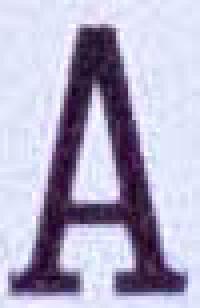
#> input picture data/template/1.jpg, 50 x 77 px (shown 4 times larger); its folder holds only this picture in this run
$ jupyter execute --allow-errors project.ipynb   (shell and % lines are left out)   (older library calls are emulated)
#> lines starting #> are read from the running program, lines starting #| are printed output that depends on the picture
#> further down, rank is the input picture: PIL image 50x77 RGB; mean R, G, B 177.7, 173, 197.8
#> `rank = cv2.cvtColor(np.asarray(rank), cv2.COLOR_BGR2GRAY)`:
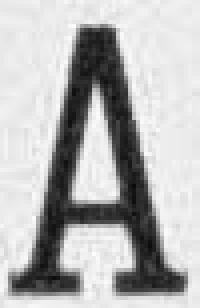
#> rank: shape (77, 50) (shown 4 times larger); min 11, max 252, mean 180.9
[cell 1]
import PIL.Image, PIL.ImageOps
import numpy as np
from typing import Union
from glob import glob
import pandas as pd
import os
import math
from treys import Card
from termcolor import colored
from utils import eval_listof_games , debug_listof_games, save_results , load_results
from matplotlib import pyplot as plt
import cv2
from skimage.feature import canny
from skimage import measure
from skimage import exposure
from skimage.morphology import disk
from skimage.filters import median, gaussian
from skimage.segmentation import flood_fill
from skimage.morphology import binary_erosion, binary_dilation, binary_closing
from skimage.color import rgb2hsv
import pandas as pd
import imutils

# [IAPR][iapr]: Project

**Group ID:** 42

**Author 1 (sciper):** David Mihai (340559)
**Author 2 (sciper):** Ioan-Florin-Cătălin Nițu (343298)
**Author 3 (sciper):** Po-Jui Chang (321337)

**Release date:** 29.04.2022

## Important notes

The assignments are designed to teach practical implementation of the topics presented during class as well as preparation for the final project, which is a practical project which ties together the topics of the course.

As such, in the lab assignments/final project, unless otherwise specified, you may, if you choose, use external functions from image processing/ML libraries like opencv and sklearn as long as there is sufficient explanation in the lab report. For example, you do not need to implement your own edge detector, etc.

**! Before handling back the notebook !** rerun the notebook from scratch `Kernel` > `Restart & Run All`

[iapr]: https://github.com/LTS5/iapr

---
## 0. Introduction

An anonymous card player that we will name Bartick Pruel is willing to improve his poker skills. To do so, he asked our lab to design a tool that will automatically detect the hands of the players around the table.

---

## 1. Data

To achieve your task, you will be given images that look like this (without the overlay)

### 1.1. Table layout

The table is divided into 3 main parts:
* **Table cards (T1-T5)**: These cards are shared by every player. They are defined as the flop (T1-T3), the turn (T4) and the river (T5). The table cards are *always* visible.
* **Player cards (P11-P42)**: The cards played by each player (4 pairs). Each player *always* has 2 cards in hand. When a player is not playing, you can see the back of the cards (ex: player 3 here).
* **Chips**: The chips at the center of the table are named the pot.

### 1.2. Cards & Chips

The cards deck are composed of 52 cards split into 4 different colors: (D)imanond, (H)eart, (S)pade, (C)lub. Each color is composed of 13 different cards: 2, 3, 4, 5, 6, 7, 8, 9, 10, (J)ack, (Q)ueen, (K)ing and (A)ce.

Th chips can be of 5 different colors: (r)ed, (g)reen, (b)lue, blac(k) or (w)hite.

### 1.3 Structure

You can download the data for the project here: [download data](https://drive.google.com/file/d/1d7rOe88kEK1CEaLvYgNZkxrtKImLVC9X/view)

```
data
│
└─── image_setup
│    │    back_cards.jpg      # Back of the cards (either blue or red)
│    │    chips.jpg           # Set of chips used (red, green, blue, black, white)
│    │    kings.jpg           # Kings from the 4 colors (diamond, heart, spade, club)
│    │    spades_suits.jpg    # All cards of spades (2 - 10, Jack, Queen, King, Ace)
│    │    table.jpg           # Empty table
│    └─── ultimate_test.jpg   # If it works on that image, you would probably end up with a good score
│
└─── train
│    │    train_00.jpg        # Train image 00
│    │    ...
│    │    train_27.jpg        # Train image 27
│    └─── train_labels.csv    # Ground truth of the train set
│
└─── test
     │    test_00.jpg         # Test image 00 (day of the exam only)
     │    ...
     └─── test_xx             # Test image xx (day of the exam only)
```

---

## 2. Tasks

Your task is to predict the following parameters for a set of images.

* **T1** (str): String code of the first card of the flop (far left)
* **T2** (str): String code of the second card of the flop
* **T3** (str): String code of the third card of the flop
* **T4** (str): String code of the turn
* **T5** (str): String code of the river

* **P11** (str or int): String code of player 1 card 1. Should be 0 if player 1 is not Playing.
* **P12** (str or int): String code of player 1 card 2. Should be 0 if player 1 is not Playing.
* **P21** (str or int): String code of player 2 card 1. Should be 0 if player 2 is not Playing.
* **P22** (str or int): String code of player 2 card 2. Should be 0 if player 2 is not Playing.
* **P31** (str or int): String code of player 3 card 1. Should be 0 if player 3 is not Playing.
* **P32** (str or int): String code of player 3 card 2. Should be 0 if player 3 is not Playing.
* **P41** (str or int): String code of player 4 card 1. Should be 0 if player 4 is not Playing.
* **P42** (str or int): String code of player 4 card 2. Should be 0 if player 5 is not Playing.

* **CR** (int): Number of (r)ed chips in the pot
* **CG** (int): Number of (g)reen chips in the pot
* **CB** (int): Number of (b)lue chips in the pot
* **CK** (int): Number of blac(k) chips in the pot
* **CW** (int): Number of (w)hite chips in the pot

The output is saved using the function **save_results** as presented below.

---
## 3. Evaluation

**Before the exam**
   - Create a zipped folder named **groupid_xx.zip** that you upload on moodle (xx being your group number).
   - Include a **runnable** code (Jupyter Notebook and external files) and your presentation in the zip folder.

**The day of the exam**
   - You will be given a **new folder** with few images, but **no ground truth** (csv file).
   - We will ask you to run your pipeline in **real time** and to send us your prediction of the task you obtain with the provided function **save_results**.
   - On our side, we will compute the performance of your classification algorithm.
   - To evaluate your method, we will use the **evaluate_game** function presented below. To understand how the provided functions work, please read the documentation of the functions in **utils.py**.
   - **Please make sure your function returns the proper data format to avoid points penalty on the day of the exam**.
---

## 4. Your code

#### Global variables and templates creation

[cell 2]
# Whether to run stats or not
RUN_STATS = False

# Bounds for colors found with the help of a HSV color picker and empirically
white_sensitivity = 60
black_sensitivity = 80
BOUND_DICT = {'red':[(np.array([140, 90, 90]), np.array([180, 255, 255])), (np.array([0, 90, 90]), np.array([30, 255, 255 - white_sensitivity]))],
             'green': (np.array([35, 90, 90]), np.array([95, 255, 255])),
             'blue': (np.array([96, 100, 100]), np.array([130, 255, 255])),
             'black': (np.array([0, 0, 0]), np.array([180, 255, black_sensitivity])),
             'white': (np.array([90, 0, 255 - white_sensitivity]), np.array([255, white_sensitivity, 255]))}

COLOR_TO_CODES = {'red': 'CR',
             'green': 'CG',
             'blue': 'CB',
             'black': 'CK',
             'white': 'CW'}

COLORS = ['red', 'green', 'blue', 'black', 'white']

# get frt card
number2rank = {1:"A", 2:"2", 3:"3", 4:"4", 5:"5", 6:"6", 7:"7", 8:"8", 9:"9", 10:"10", 11:"J", 12:"Q", 13:"K"}
number2type = {0:"C", 1:"S", 2:"D", 3:"H"}

rank_template = []
#> (the rest of this cell did not finish here and is left out)

#### Helper functions

[cell 3]
# [583 lines left out: functions get_card_rank, get_card_type, get_all_images_stats, plot_img, plot_img_hist, image_stats and 6 more, not called in this run]

#### Main processing function

[cell 4]
# [64 lines left out: function process_image, not called in this run]

#### Statistics on channels and prepocessing visualization

[cell 5]
if RUN_STATS:
    # Means and stds of all channels of image, with a median blur, then transformed in HSV, LAB, or RGB (as parameter)
    stats_c1, stats_c2, stats_c3, mean_stats_c1, mean_stats_c2, mean_stats_c3 = get_all_images_stats('hsv')
    (mean_stats_c1, mean_stats_c2, mean_stats_c3)

    df = pd.DataFrame(np.concatenate([stats_c1, stats_c2, stats_c3], axis=1))
    df.columns = ['means_c1', 'stds_c1', 'means_c2', 'stds_c2', 'means_c3', 'stds_c3']
    plt.figure(figsize=(8, 6))
    plt.bar(list(range(28)), df['means_c1'], label='means_C1')
    plt.bar(list(range(28)), df['stds_c1'], alpha=0.8, label='stds_C1')
    plt.axhline(y=df['means_c1'].mean(), color='g', linestyle='-', label='mean mean')
    plt.axhline(y=df['stds_c1'].mean(), color='r', linestyle='-', label='stds mean')
    plt.legend()
    plt.title("C1 means and stds histogram")

    plt.figure(figsize=(8, 6))

    plt.bar(list(range(28)), df['means_c2'], label='means_C2')
    plt.bar(list(range(28)), df['stds_c2'], alpha=0.8, label='stds_C2')

    plt.axhline(y=df['means_c2'].mean(), color='g', linestyle='-', label='mean mean')
    plt.axhline(y=df['stds_c2'].mean(), color='r', linestyle='-', label='stds mean')
    plt.legend()
    plt.title("C2 means and stds histogram")

    plt.figure(figsize=(8, 6))
    plt.bar(list(range(28)), df['means_c3'], label='means_C3')
    plt.bar(list(range(28)), df['stds_c3'], alpha=0.8, label='stds_C3')
    plt.axhline(y=df['means_c3'].mean(), color='g', linestyle='-', label='mean mean')
    plt.axhline(y=df['stds_c3'].mean(), color='r', linestyle='-', label='stds mean')
    plt.legend()
    plt.title("C3 means and stds histogram")

[cell 6]
# equalizing saturation effects
# [35 lines left out: functions saturation_equalization_effects, transfer_effect, not called in this run]

if RUN_STATS:
    saturation_equalization_effects()
    transfer_effect(color_type='hsv')

### End of our code

Working example

[cell 7]
## load train size dataset
path_data = "data/test"
#> path_data = 'data/test'
group_id = 42
